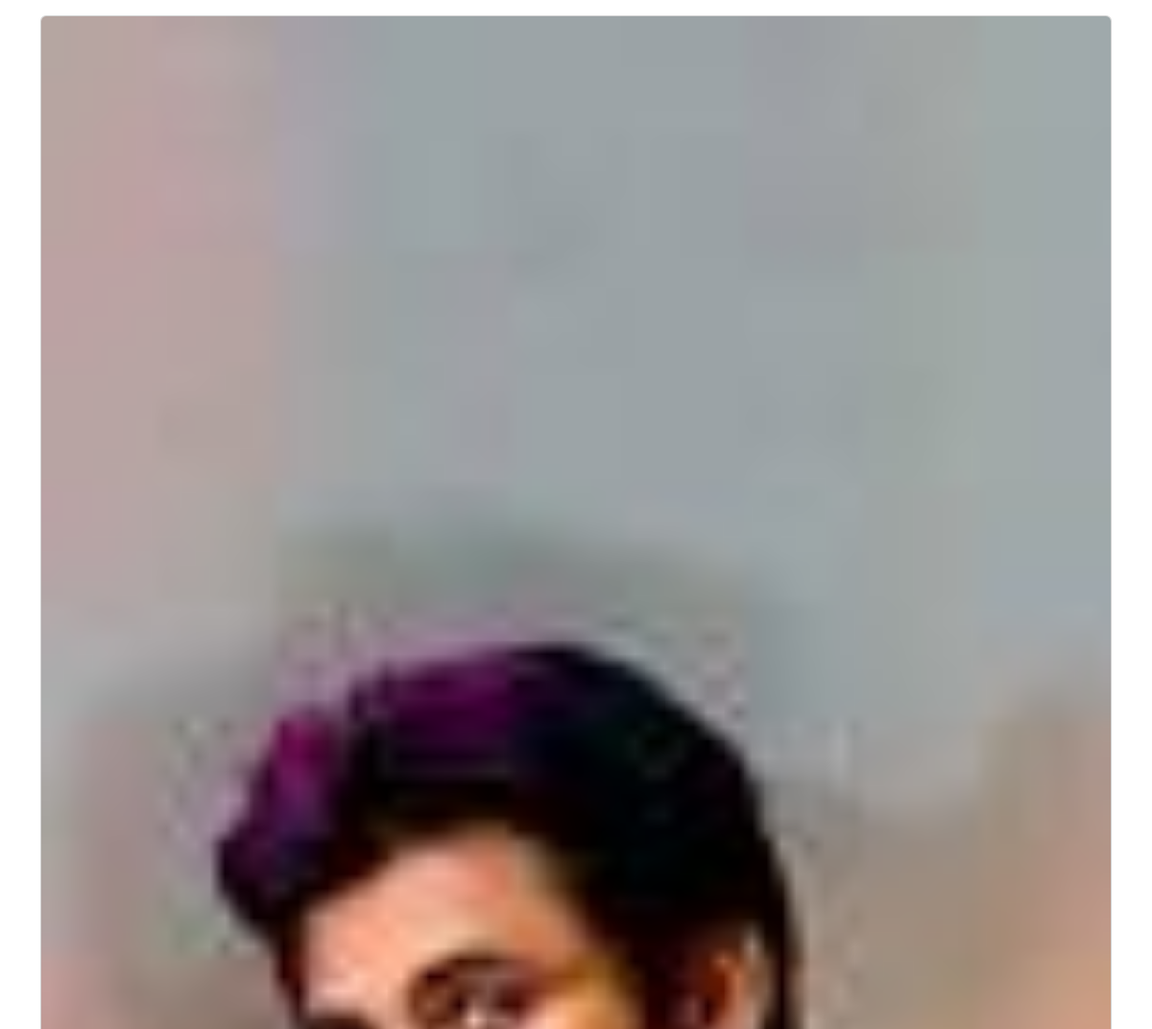
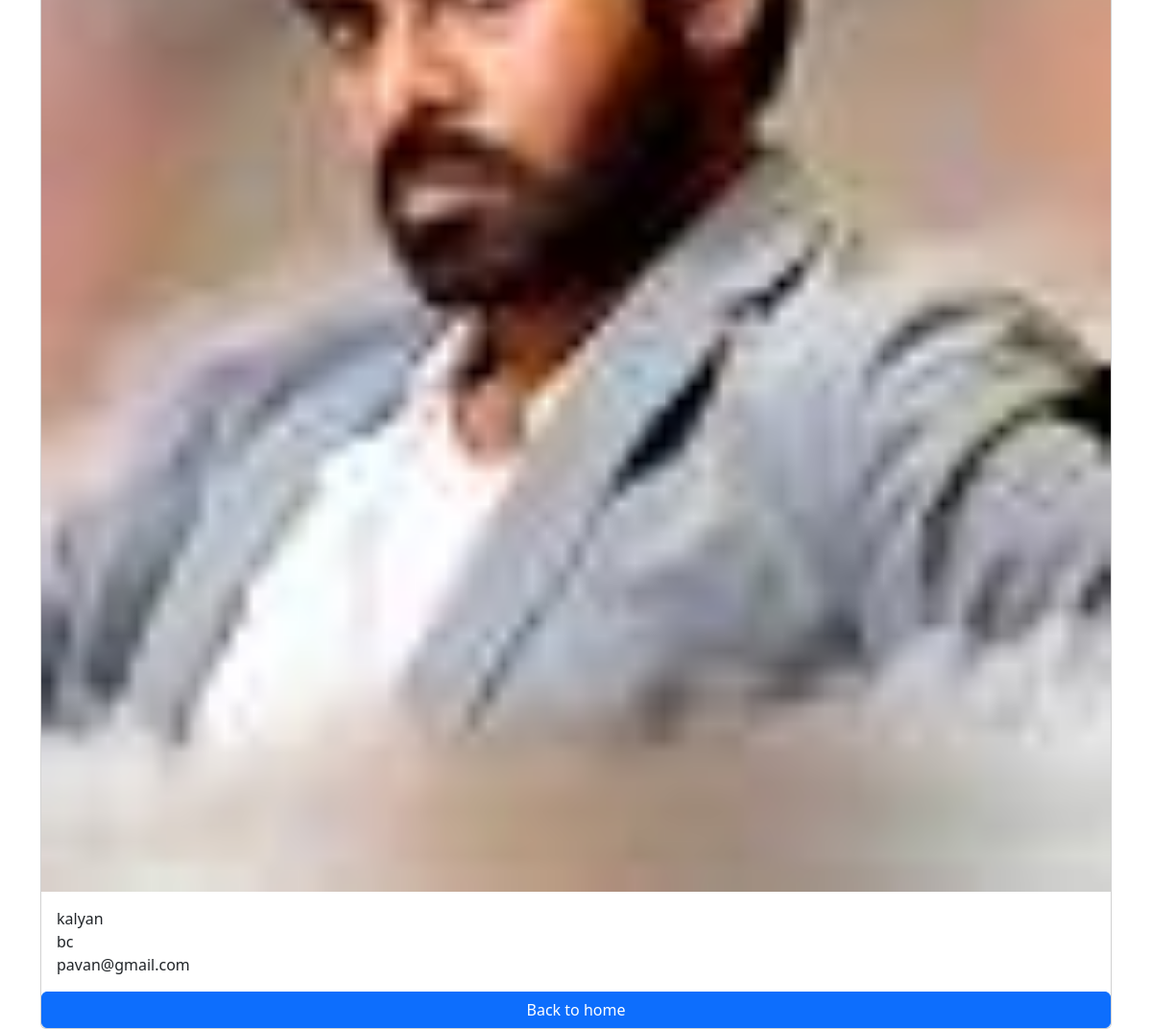
Screenshot of /employees/5/ with the database file from the repository (2 pictures, top to bottom).
### salary/models.py (models this page shows, shortened)
class Employee(models.Model):
    first_name=models.CharField(max_length=100)
    last_name=models.CharField(max_length=100)
    photo=models.ImageField(upload_to='images')
    designation=models.CharField(max_length=100)
    email_address=models.EmailField(max_length=100,unique=True)
    phone_number=models.CharField(max_length=10,blank=True)

### salary/views.py (the view)
# urls.py: path('<int:pk>/',views.employee_detail,name='employee_detail')
def employee_detail(request,pk):
    employee=get_object_or_404(Employee,pk=pk)
    context={
        'employee':employee,
    }
    return render(request,'employee_detail.html',context)

### templates/employee_detail.html (shortened to what this page needs)
<!DOCTYPE html>
<html lang="en">
<head>
    <link href="https://cdn.jsdelivr.net/npm/bootstrap@5.3.2/dist/css/bootstrap.min.css" rel="stylesheet">
</head>
<body>
    <div class="container mt-3">
        <div class="card mx-auto " style="width=30px;height=50px">
            <img src="{{employee.photo.url}}" class="card-img-top" alt=" ">
            <div class="card-body">
                <p class="card-text m-0">{{employee.frist_name}}{{employee.last_name}}</p>
                <p class="card-text m-0">{{employee.designation}}</p>
                <p class="card-text m-0">{{employee.email_address}}</p>
            </div>
            <a href=" {% url "home" %}" class="btn btn-primary">Back to home</a>
        </div>
</body>
</html>

### rows the page displays
Employee: photo (picture), last_name "kalyan", designation "bc", email_address "pavan@gmail.com"
